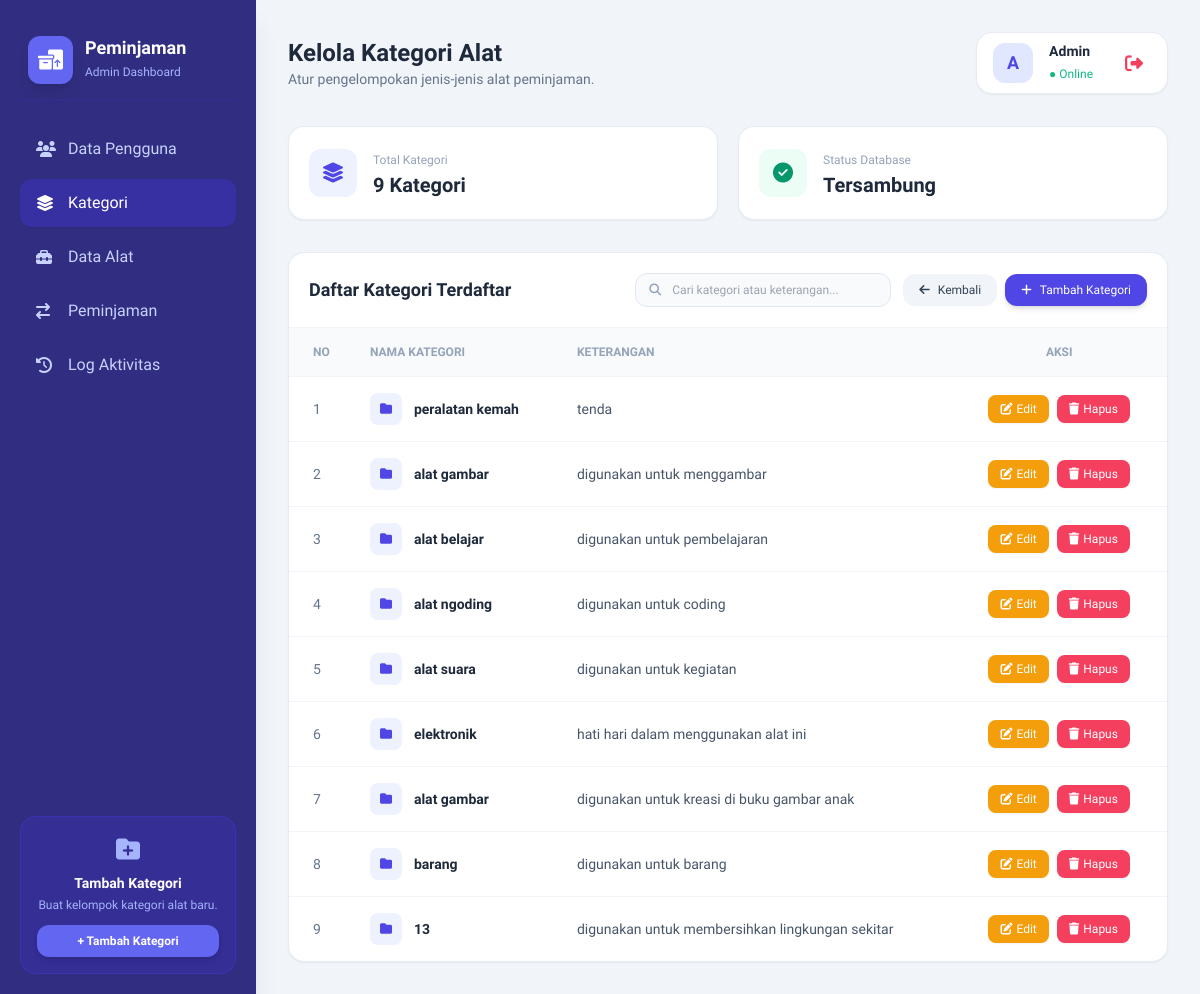
Screenshot of /view/v_kategori.php (signed in) with the database file from the repository.
### tables this page shows
CREATE TABLE `kategori` (
  `id_kategori` int NOT NULL,
  `nama_kategori` varchar(50) DEFAULT NULL,
  `keterangan_kategori` varchar(70) NOT NULL
);

### model/m_kategori.php (called while the page is built, shortened)
<?php
class m_kategori {
    private $db;
    public function __construct($db_connection) {
        $this->db = $db_connection;
    }
    public function tampil_data() {
        $sql = "SELECT id_kategori, nama_kategori, keterangan_kategori FROM kategori";
        $query = mysqli_query($this->db, $sql);
        $result = [];
        if ($query && mysqli_num_rows($query) > 0) {
            while ($data = mysqli_fetch_object($query)) {
                $result[] = $data;
            }
        }
        return $result;
    }
}

### view/v_kategori.php (the view, shortened to what this page needs)
<?php
include_once '../controller/c_kategori.php';
?>
<!DOCTYPE html>
<html lang="id">
<head>
    <script src="https://cdn.tailwindcss.com"></script>
    <link rel="stylesheet" href="https://cdnjs.cloudflare.com/ajax/libs/font-awesome/6.4.0/css/all.min.css">
</head>
<body class="bg-slate-100 text-slate-800 antialiased">
    <div class="flex min-h-screen">
        <aside class="w-64 bg-indigo-900 text-white flex flex-col justify-between p-5 shadow-xl shrink-0">
            <div>
                <div class="flex items-center gap-3 px-2 py-4 border-b border-indigo-800/60 mb-6">
                    <div class="bg-indigo-500 text-white p-2.5 rounded-xl shadow-lg">
                        <i class="fa-solid fa-boxes-packing text-xl"></i>
                    </div>
                    <div>
                        <h1 class="font-bold text-lg leading-tight">Peminjaman</h1>
                        <span class="text-xs text-indigo-300">Admin Dashboard</span>
                    </div>
                </div>
                <nav class="space-y-1.5">
                    <a href="v_tampilan_user.php" class="flex items-center gap-3 px-4 py-3 rounded-xl text-indigo-200 hover:bg-indigo-800/50 hover:text-white font-medium transition">
                        <i class="fa-solid fa-users w-5"></i> Data Pengguna
                    </a>
                    <a href="v_kategori.php" class="flex items-center gap-3 px-4 py-3 rounded-xl bg-indigo-800 text-white font-medium shadow-sm transition">
                        <i class="fa-solid fa-layer-group w-5"></i> Kategori
                    </a>
                    <a href="v_alat.php" class="flex items-center gap-3 px-4 py-3 rounded-xl text-indigo-200 hover:bg-indigo-800/50 hover:text-white font-medium transition">
                        <i class="fa-solid fa-toolbox w-5"></i> Data Alat
                    </a>
                    <a href="v_peminjaman_admin.php?tipe=pinjam" class="flex items-center gap-3 px-4 py-3 rounded-xl text-indigo-200 hover:bg-indigo-800/50 hover:text-white font-medium transition">
                        <i class="fa-solid fa-arrow-right-arrow-left w-5"></i> Peminjaman
                    </a>
                    <a href="v_log_aktivitas.php" class="flex items-center gap-3 px-4 py-3 rounded-xl text-indigo-200 hover:bg-indigo-800/50 hover:text-white font-medium transition">
                        <i class="fa-solid fa-clock-rotate-left w-5"></i> Log Aktivitas
                    </a>
                </nav>
            </div>
            <div class="bg-indigo-800/60 p-4 rounded-2xl border border-indigo-700/50 text-center">
                <i class="fa-solid fa-folder-plus text-indigo-300 text-2xl mb-2"></i>
                <h4 class="text-sm font-semibold mb-1">Tambah Kategori</h4>
                <p class="text-xs text-indigo-300 mb-3">Buat kelompok kategori alat baru.</p>
                <a href="v_tambah_kategori.php" class="inline-block w-full py-2 bg-indigo-500 hover:bg-indigo-400 text-white font-semibold text-xs rounded-xl shadow-md transition">
                    + Tambah Kategori
                </a>
            </div>
        </aside>
        <main class="flex-1 p-8 overflow-y-auto">
            <header class="flex flex-col md:flex-row justify-between items-start md:items-center gap-4 mb-8">
                <div>
                    <h2 class="text-2xl font-bold text-slate-800">Kelola Kategori Alat</h2>
                    <p class="text-sm text-slate-500">Atur pengelompokan jenis-jenis alat peminjaman.</p>
                </div>
                <div class="flex items-center gap-4 bg-white px-4 py-2 rounded-2xl shadow-sm border border-slate-200/80">
                    <div class="w-10 h-10 rounded-xl bg-indigo-100 text-indigo-600 flex items-center justify-center font-bold text-lg">
                        <?= strtoupper(substr($_SESSION['role'] ?? 'A', 0, 1)); ?>
                    </div>
                    <div>
                        <p class="text-sm font-semibold capitalize text-slate-800"><?= $_SESSION['role'] ?? 'Admin'; ?></p>
                        <span class="text-xs text-emerald-500 font-medium">● Online</span>
                    </div>
                    <button type="button"
                            onclick="konfirmasiLogout()"
                            class="ml-2 text-rose-500 hover:bg-rose-50 p-2 rounded-lg transition cursor-pointer"
                            title="Logout">
                        <i class="fa-solid fa-right-from-bracket text-lg"></i>
                    </button>
                </div>
            </header>
            <section class="grid grid-cols-1 md:grid-cols-2 gap-5 mb-8">
                <div class="bg-white p-5 rounded-2xl border border-slate-200/80 shadow-sm flex items-center gap-4">
                    <div class="w-12 h-12 rounded-xl bg-indigo-50 text-indigo-600 flex items-center justify-center text-xl">
                        <i class="fa-solid fa-layer-group"></i>
                    </div>
                    <div>
                        <span class="text-xs font-medium text-slate-400">Total Kategori</span>
                        <h3 class="text-xl font-bold text-slate-800"><?= !empty($data_kategori) ? count($data_kategori) : 0; ?> Kategori</h3>
                    </div>
                </div>
                <div class="bg-white p-5 rounded-2xl border border-slate-200/80 shadow-sm flex items-center gap-4">
                    <div class="w-12 h-12 rounded-xl bg-emerald-50 text-emerald-600 flex items-center justify-center text-xl">
                        <i class="fa-solid fa-circle-check"></i>
                    </div>
                    <div>
                        <span class="text-xs font-medium text-slate-400">Status Database</span>
                        <h3 class="text-xl font-bold text-slate-800">Tersambung</h3>
                    </div>
                </div>
            </section>
            <section class="bg-white rounded-2xl border border-slate-200/80 shadow-sm overflow-hidden">
                <div class="p-5 border-b border-slate-100 flex flex-col md:flex-row justify-between items-stretch md:items-center gap-4">
                    <h3 class="font-bold text-slate-800 text-lg">Daftar Kategori Terdaftar</h3>
                    <div class="flex flex-col sm:flex-row items-center gap-3">
                        <div class="relative w-full sm:w-64">
                            <i class="fa-solid fa-magnifying-glass absolute left-3.5 top-1/2 -translate-y-1/2 text-slate-400 text-xs"></i>
                            <input type="text"
                                   id="searchInput"
                                   onkeyup="cariKategori()"
                                   placeholder="Cari kategori atau keterangan..."
                                   class="w-full pl-9 pr-4 py-2 bg-slate-50 border border-slate-200 text-xs rounded-xl focus:bg-white focus:outline-none focus:ring-2 focus:ring-indigo-500/20 focus:border-indigo-500 transition">
                        </div>
                        <div class="flex items-center gap-2 w-full sm:w-auto">
                            <a href="v_tampilan_user.php" class="w-1/2 sm:w-auto px-4 py-2 bg-slate-100 hover:bg-slate-200 text-slate-700 font-medium text-xs rounded-xl transition flex items-center justify-center gap-2">
                                <i class="fa-solid fa-arrow-left"></i> Kembali
                            </a>
                            <a href="v_tambah_kategori.php" class="w-1/2 sm:w-auto px-4 py-2 bg-indigo-600 hover:bg-indigo-700 text-white font-medium text-xs rounded-xl shadow-md transition flex items-center justify-center gap-2 shrink-0">
                                <i class="fa-solid fa-plus"></i> Tambah Kategori
                            </a>
                        </div>
                    </div>
                </div>
                <div class="overflow-x-auto">
                    <table class="w-full text-left border-collapse" id="kategoriTable">
                        <thead>
                            <tr class="bg-slate-50 border-b border-slate-100 text-slate-400 text-xs uppercase font-semibold">
                                <th class="p-4 pl-6">No</th>
                                <th class="p-4">Nama Kategori</th>
                                <th class="p-4">Keterangan</th>
                                <th class="p-4 text-center pr-6">Aksi</th>
                            </tr>
                        </thead>
                        <tbody class="divide-y divide-slate-100 text-sm" id="tableBody">
                            <?php
                            $no = 1;
                            if (!empty($data_kategori)) :
                                foreach($data_kategori as $kat) :
                            ?>
                                <tr class="hover:bg-slate-50/80 transition kategori-row">
                                    <td class="p-4 pl-6 font-medium text-slate-500"><?= $no++; ?></td>
                                    <td class="p-4">
                                        <div class="flex items-center gap-3">
                                            <div class="w-8 h-8 rounded-lg bg-indigo-50 text-indigo-600 flex items-center justify-center font-bold text-xs shrink-0">
                                                <i class="fa-solid fa-folder"></i>
                                            </div>
                                            <span class="font-semibold text-slate-800"><?= htmlspecialchars($kat->nama_kategori); ?></span>
                                        </div>
                                    </td>
                                    <td class="p-4 text-slate-600">
                                        <?= htmlspecialchars($kat->keterangan_kategori); ?>
                                    </td>
                                    <td class="p-4 text-center pr-6">
                                        <div class="flex justify-center items-center gap-2">
                                            <a href="v_update_kategori.php?aksi=edit&id=<?= $kat->id_kategori; ?>"
                                               class="px-3 py-1.5 bg-amber-500 hover:bg-amber-600 text-white font-medium text-xs rounded-lg shadow-sm transition flex items-center gap-1">
                                                <i class="fa-solid fa-pen-to-square"></i> Edit
                                            </a>
                                            <button type="button"
                                                    onclick="konfirmasiHapus(<?= $kat->id_kategori; ?>, '<?= addslashes(htmlspecialchars($kat->nama_kategori)); ?>')"
                                                    class="px-3 py-1.5 bg-rose-500 hover:bg-rose-600 text-white font-medium text-xs rounded-lg shadow-sm transition flex items-center gap-1 cursor-pointer">
                                                <i class="fa-solid fa-trash"></i> Hapus
                                            </button>
                                        </div>
                                    </td>
                                </tr>
                            <?php
                                endforeach;
                            endif; ?>
                        </tbody>
                    </table>
                </div>
            </section>
        </main>
    </div>
</body>
</html>

### view/v_kategori.php (style rules this page uses)
body { font-family: 'Plus Jakarta Sans', sans-serif; }

### rows the page displays
kategori: nama_kategori "peralatan kemah", keterangan_kategori "tenda"
kategori: nama_kategori "alat gambar", keterangan_kategori "digunakan untuk menggambar"
kategori: nama_kategori "alat belajar", keterangan_kategori "digunakan untuk pembelajaran"
kategori: nama_kategori "alat ngoding", keterangan_kategori "digunakan untuk coding"
kategori: nama_kategori "alat suara", keterangan_kategori "digunakan untuk kegiatan"
kategori: nama_kategori "elektronik", keterangan_kategori "hati hari dalam menggunakan alat ini"
kategori: nama_kategori "alat gambar", keterangan_kategori "digunakan untuk kreasi di buku gambar anak"
kategori: nama_kategori "barang", keterangan_kategori "digunakan untuk barang"
kategori: nama_kategori "13", keterangan_kategori "digunakan untuk membersihkan lingkungan sekitar"

### other values shown
substr($_SESSION['role'] ?? 'A', 0, 1) "A"
$_SESSION['role'] "Admin"
count($data_kategori) "9"
